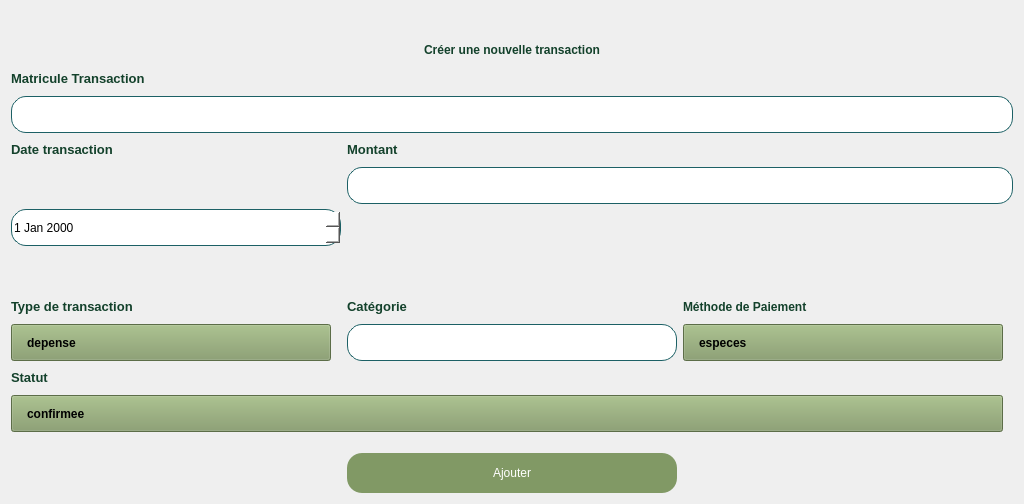
         <widget class="QWidget" name="scrollAreaWidgetContents_16">
          <property name="geometry">
           <rect>
            <x>0</x>
            <y>0</y>
            <width>1024</width>
            <height>504</height>
           </rect>
          </property>
          <property name="sizePolicy">
           <sizepolicy hsizetype="Expanding" vsizetype="Expanding">
            <horstretch>0</horstretch>
            <verstretch>0</verstretch>
           </sizepolicy>
          </property>
          <layout class="QGridLayout" name="gridLayout_18">
           <item row="7" column="0">
            <widget class="QLabel" name="label_100">
             <property name="styleSheet">
              <string notr="true">QLabel
{
color:rgb(19,65,43);
font-weight:600;
font-family:&quot;Nexa&quot;;
}</string>
             </property>
             <property name="text">
              <string>&lt;html&gt;&lt;head/&gt;&lt;body&gt;&lt;p&gt;&lt;span style=&quot; font-size:10pt;&quot;&gt;Matricule Transaction&lt;/span&gt;&lt;/p&gt;&lt;/body&gt;&lt;/html&gt;</string>
             </property>
            </widget>
           </item>
           <item row="4" column="0" colspan="2">
            <widget class="QWidget" name="widget_24" native="true"/>
           </item>
           <item row="11" column="1" colspan="2">
            <widget class="QLineEdit" name="lineEdit_72">
             <property name="sizePolicy">
              <sizepolicy hsizetype="Preferred" vsizetype="Preferred">
               <horstretch>0</horstretch>
               <verstretch>0</verstretch>
              </sizepolicy>
             </property>
             <property name="styleSheet">
              <string notr="true">QLineEdit
{
border:solid;
border-color:rgb(28,96,101);
border-width:1px;
background-color:rgb(255,255,255);

border-radius:15px;
height:35px;
}</string>
             </property>
            </widget>
           </item>
           <item row="16" column="2">
            <widget class="QComboBox" name="comboBox_27">
             <property name="styleSheet">
              <string notr="true">QComboBox
{
margin-right:10px;
appearance:none;
padding-left:15px;
padding-right:20px;
font-weight:600;
background-color:rgb(129,153,101);
height:35px;
}
QComboBox::drop-down {
	border:none;
}
QComboBox::down-arrow {
	image:url(:/Purestay/images/icones/arrow.png);
	padding-right:20px;
	width:20px;
	color:white;
}

QComboBox::QListView {
background-color:rgb(129,153,101);
}

QComboBox::QListViewItem {
background-color:rgb(129,153,101);
}





</string>
             </property>
             <item>
              <property name="text">
               <string>especes </string>
              </property>
             </item>
             <item>
              <property name="text">
               <string>Carte de credit </string>
              </property>
             </item>
             <item>
              <property name="text">
               <string>Virement bancaire</string>
              </property>
             </item>
             <item>
              <property name="text">
               <string>Cheques</string>
              </property>
             </item>
            </widget>
           </item>
           <item row="23" column="1">
            <widget class="QPushButton" name="pushButton_36">
             <property name="styleSheet">
              <string notr="true">border-radius:15px;
margin-top:15px;
height:40px;
background-color:rgb(129,153,101);
color: white;</string>
             </property>
             <property name="text">
              <string>Ajouter</string>
             </property>
            </widget>
           </item>
           <item row="15" column="0">
            <widget class="QLabel" name="label_108">
             <property name="styleSheet">
              <string notr="true">QLabel
{
color:rgb(19,65,43);
font-weight:600;
font-family:&quot;Nexa&quot;;
}</string>
             </property>
             <property name="text">
              <string>&lt;html&gt;&lt;head/&gt;&lt;body&gt;&lt;p&gt;&lt;span style=&quot; font-size:10pt;&quot;&gt;Type de transaction&lt;/span&gt;&lt;/p&gt;&lt;/body&gt;&lt;/html&gt;</string>
             </property>
            </widget>
           </item>
           <item row="8" column="0" colspan="3">
            <widget class="QLineEdit" name="lineEdit_71">
             <property name="sizePolicy">
              <sizepolicy hsizetype="Preferred" vsizetype="Preferred">
               <horstretch>0</horstretch>
               <verstretch>0</verstretch>
              </sizepolicy>
             </property>
             <property name="styleSheet">
              <string notr="true">QLineEdit
{
border:solid;
border-color:rgb(28,96,101);
border-width:1px;
background-color:rgb(255,255,255);

border-radius:15px;
height:35px;
}</string>
             </property>
            </widget>
           </item>
           <item row="16" column="1">
            <widget class="QLineEdit" name="lineEdit_76">
             <property name="sizePolicy">
              <sizepolicy hsizetype="Preferred" vsizetype="Preferred">
               <horstretch>0</horstretch>
               <verstretch>0</verstretch>
              </sizepolicy>
             </property>
             <property name="styleSheet">
              <string notr="true">QLineEdit
{
border:solid;
border-color:rgb(28,96,101);
border-width:1px;
background-color:rgb(255,255,255);

border-radius:15px;
height:35px;
}</string>
             </property>
            </widget>
           </item>
           <item row="9" column="1">
            <widget class="QLabel" name="label_109">
             <property name="styleSheet">
              <string notr="true">QLabel
{
color:rgb(19,65,43);
font-weight:600;
font-family:&quot;Nexa&quot;;
}</string>
             </property>
             <property name="text">
              <string>&lt;html&gt;&lt;head/&gt;&lt;body&gt;&lt;p&gt;&lt;span style=&quot; font-size:10pt;&quot;&gt;Montant&lt;/span&gt;&lt;/p&gt;&lt;/body&gt;&lt;/html&gt;</string>
             </property>
            </widget>
           </item>
           <item row="21" column="0">
            <widget class="QLabel" name="label_99">
             <property name="styleSheet">
              <string notr="true">QLabel
{
color:rgb(19,65,43);
font-weight:600;
}</string>
             </property>
             <property name="text">
              <string>&lt;html&gt;&lt;head/&gt;&lt;body&gt;&lt;p&gt;&lt;span style=&quot; font-size:10pt;&quot;&gt;Statut&lt;/span&gt;&lt;/p&gt;&lt;/body&gt;&lt;/html&gt;</string>
             </property>
            </widget>
           </item>
           <item row="16" column="0">
            <widget class="QComboBox" name="comboBox_18">
             <property name="styleSheet">
              <string notr="true">QComboBox
{
margin-right:10px;
appearance:none;
padding-left:15px;
padding-right:20px;
font-weight:600;
background-color:rgb(129,153,101);
height:35px;
}
QComboBox::drop-down {
	border:none;
}
QComboBox::down-arrow {
	image:url(:/Purestay/images/icones/arrow.png);
	padding-right:20px;
	width:20px;
	color:white;
}

QComboBox::QListView {
background-color:rgb(129,153,101);
}

QComboBox::QListViewItem {
background-color:rgb(129,153,101);
}





</string>
             </property>
             <item>
              <property name="text">
               <string>depense</string>
              </property>
             </item>
             <item>
              <property name="text">
               <string>revenu</string>
              </property>
             </item>
            </widget>
           </item>
           <item row="22" column="0" colspan="3">
            <widget class="QComboBox" name="comboBox_9">
             <property name="styleSheet">
              <string notr="true">QComboBox
{
margin-right:10px;
appearance:none;
padding-left:15px;
padding-right:20px;
font-weight:600;
background-color:rgb(129,153,101);
height:35px;
}
QComboBox::drop-down {
	border:none;
}
QComboBox::down-arrow {
	image:url(:/Purestay/images/icones/arrow.png);
	padding-right:20px;
	width:20px;
	color:white;
}

QComboBox::QListView {
background-color:rgb(129,153,101);
}

QComboBox::QListViewItem {
background-color:rgb(129,153,101);
}





</string>
             </property>
             <item>
              <property name="text">
               <string>confirmee</string>
              </property>
             </item>
             <item>
              <property name="text">
               <string>en attente</string>
              </property>
             </item>
             <item>
              <property name="text">
               <string>annulee</string>
              </property>
             </item>
            </widget>
           </item>
           <item row="9" column="0">
            <widget class="QLabel" name="label_107">
             <property name="styleSheet">
              <string notr="true">QLabel
{
color:rgb(19,65,43);
font-weight:600;
font-family:&quot;Nexa&quot;;
}</string>
             </property>
             <property name="text">
              <string>&lt;html&gt;&lt;head/&gt;&lt;body&gt;&lt;p&gt;&lt;span style=&quot; font-size:10pt;&quot;&gt;Date  transaction&lt;/span&gt;&lt;/p&gt;&lt;/body&gt;&lt;/html&gt;</string>
             </property>
            </widget>
           </item>
           <item row="11" column="0" rowspan="4">
            <widget class="QDateEdit" name="dateEdit_2">
             <property name="styleSheet">
              <string notr="true">QDateEdit
{
border:solid;
border-color:rgb(28,96,101);
border-width:1px;
background-color:rgb(255,255,255);

border-radius:15px;
height:35px;
}</string>
             </property>
            </widget>
           </item>
           <item row="5" column="1">
            <widget class="QLabel" name="label_110">
             <property name="styleSheet">
              <string notr="true">QLabel
{
color:rgb(19,65,43);
font-weight:600;
font-family:&quot;Nexa&quot;;
}</string>
             </property>
             <property name="text">
              <string>&lt;html&gt;&lt;head/&gt;&lt;body&gt;&lt;p align=&quot;center&quot;&gt;&lt;span style=&quot; font-weight:700;&quot;&gt;Créer une nouvelle transaction&lt;/span&gt;&lt;/p&gt;&lt;/body&gt;&lt;/html&gt;</string>
             </property>
            </widget>
           </item>
           <item row="15" column="1">
            <widget class="QLabel" name="label_101">
             <property name="styleSheet">
              <string notr="true">QLabel
{
color:rgb(19,65,43);
font-weight:600;
font-family:&quot;Nexa&quot;;
}</string>
             </property>
             <property name="text">
              <string>&lt;html&gt;&lt;head/&gt;&lt;body&gt;&lt;p&gt;&lt;span style=&quot; font-size:10pt;&quot;&gt;Catégorie&lt;/span&gt;&lt;/p&gt;&lt;/body&gt;&lt;/html&gt;</string>
             </property>
            </widget>
           </item>
           <item row="15" column="2">
            <widget class="QLabel" name="label_5">
             <property name="styleSheet">
              <string notr="true">QLabel
{
color:rgb(19,65,43);
font-weight:600;
font-family:&quot;Nexa&quot;;
}</string>
             </property>
             <property name="text">
              <string>Méthode de Paiement</string>
             </property>
            </widget>
           </item>
          </layout>
         </widget>
